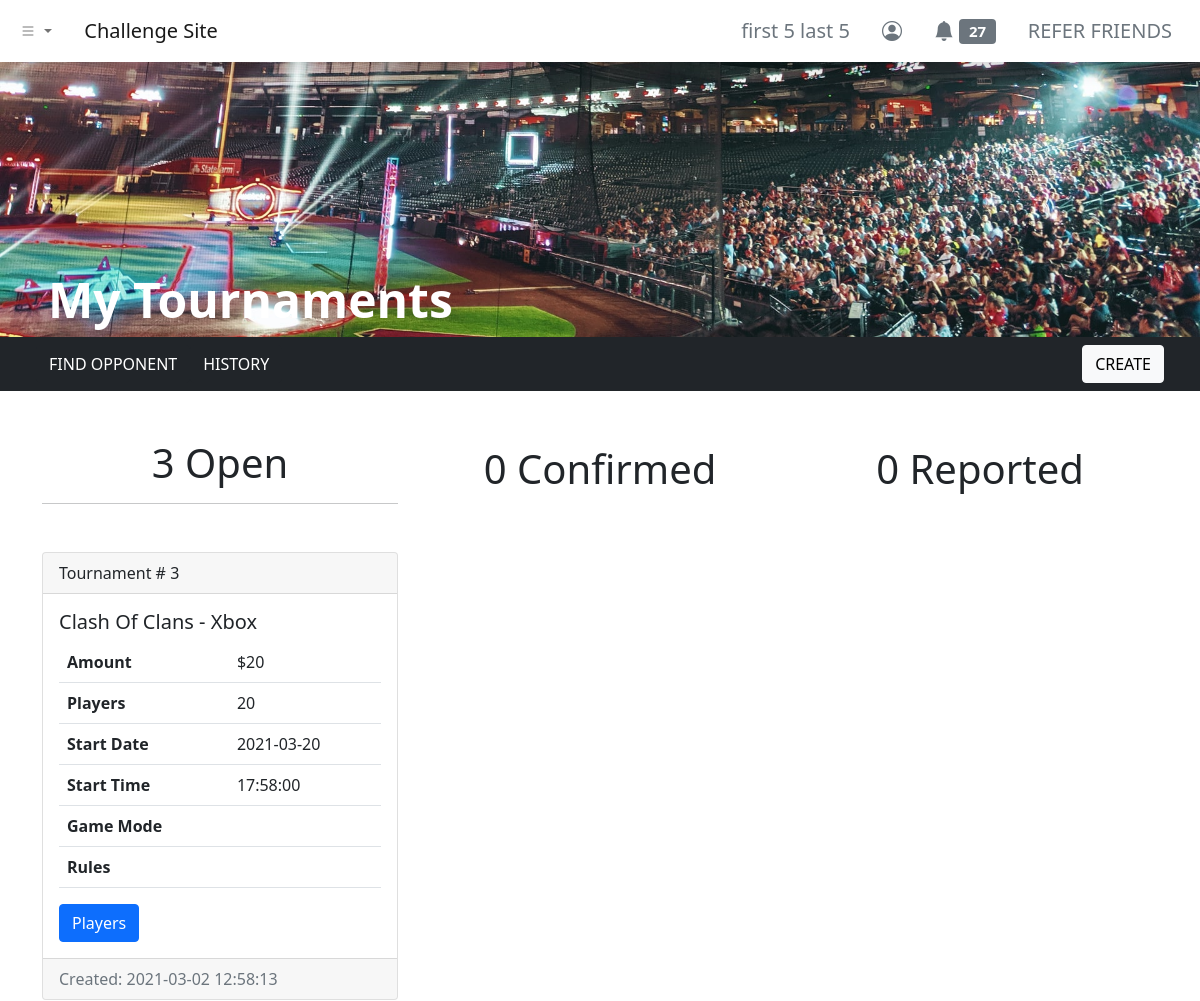
Before: /dashboard/tournaments/index.php (signed in, upper part) with the older database file.
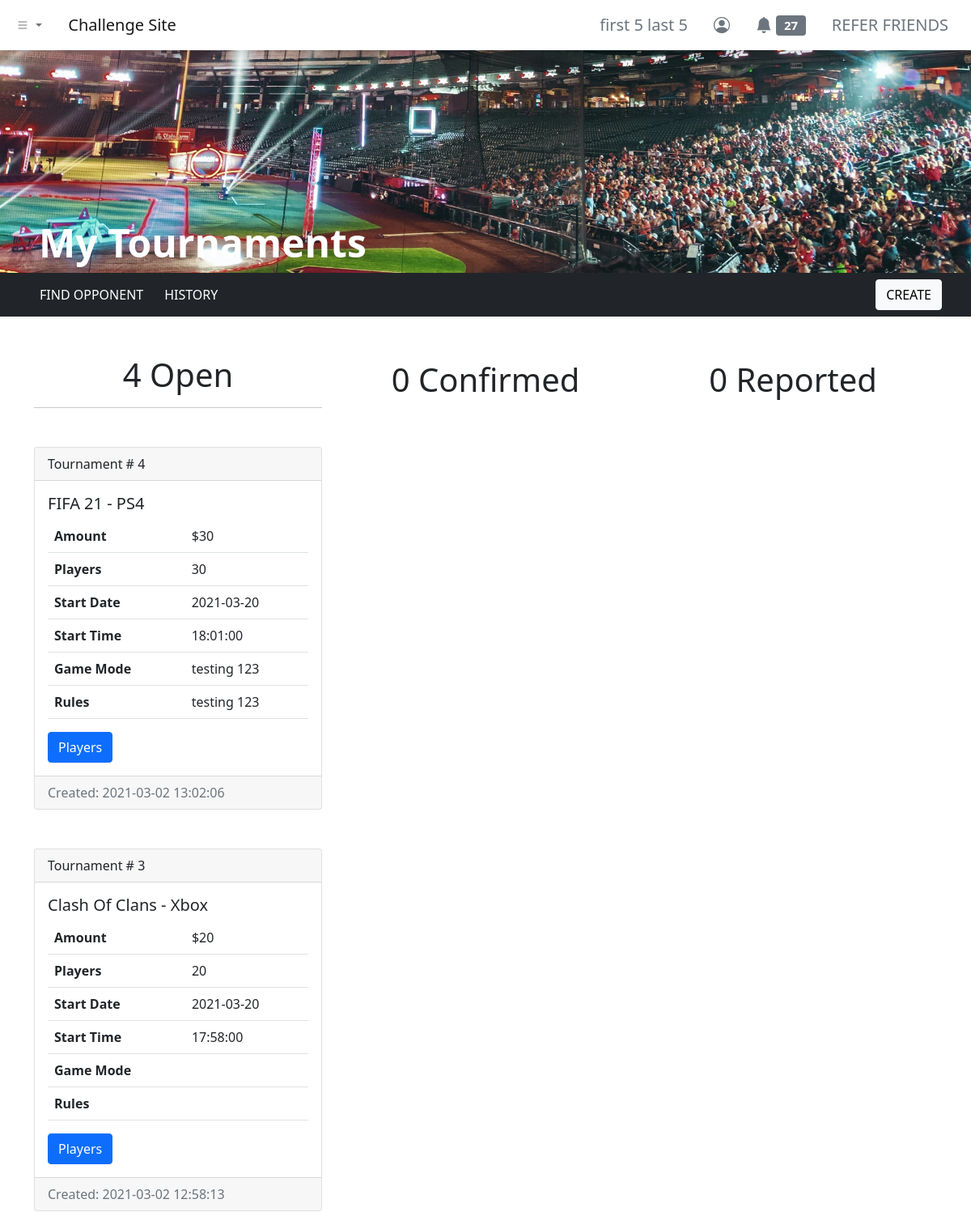
After: the same page with the newer database file.
### tables this page shows
CREATE TABLE `users` (
  `id` int(11) NOT NULL,
  `username` varchar(255) NOT NULL,
  `first_name` varchar(255) NOT NULL,
  `last_name` varchar(255) NOT NULL,
  `email` varchar(255) NOT NULL,
  `user_password` varchar(255) NOT NULL,
  `balance` decimal(65,30) UNSIGNED NOT NULL DEFAULT 0.000000000000000000000000000000,
  `skill_points` int(11) NOT NULL
);

CREATE TABLE `tournaments_log` (
  `tournament_id` int(11) NOT NULL,
  `tournament_by` int(11) NOT NULL,
  `game` varchar(255) NOT NULL,
  `console` varchar(255) NOT NULL,
  `amount` int(11) NOT NULL,
  `players` int(11) NOT NULL,
  `start_date` date DEFAULT NULL,
  `start_time` time DEFAULT NULL,
  `game_mode` varchar(255) NOT NULL,
  `rules` text NOT NULL,
  `status` varchar(255) NOT NULL DEFAULT 'open',
  `created_timestamp` timestamp NOT NULL DEFAULT current_timestamp()
);

### dashboard/tournaments/index.php (the view, shortened to what the changed rows need)
<?php include '../../header.php'; ?>
<link rel="stylesheet" href="./index.css">
<div class="hero d-flex align-items-end">
    <h1 class="ms-5 text-white display-5 fw-bold">My Tournaments</h1>
</div>
<div class="container my-5">
    <div class="row">
        <div class="col">
            <h2 class="text-center fs-1">
                <?php
                include_once '../../php-apis/db-config.php';
                $user_id = $_SESSION['id'];
                $sql = "SELECT COUNT(*) AS open_count FROM tournaments_log WHERE tournament_by = $user_id AND status = 'open'";
                $result = mysqli_query($conn, $sql);
                if (mysqli_num_rows($result) > 0) {
                    while ($row = mysqli_fetch_assoc($result)) {
                        echo $row['open_count'];
                    }
                } else {
                    echo '0';
                }
                ?>
                Open
            </h2>
            <hr />
            <?php
            $sql4 = "SELECT * FROM tournaments_log WHERE tournament_by = $user_id AND status = 'open' ORDER BY created_timestamp DESC";
            $result4 = mysqli_query($conn, $sql4);
            if (mysqli_num_rows($result4) > 0) {
                while ($row4 = mysqli_fetch_assoc($result4)) {
            ?>
                    <div class="card my-5">
                        <div class="card-header">
                            Tournament # <?php echo $row4['tournament_id']; ?>
                        </div>
                        <div class="card-body">
                            <h5 class="card-title">
                                <?php echo (($row4['game'] === 'fifa_21') ? (strtoupper(str_replace("_", " ", $row4['game']))) : (ucwords(str_replace("_", " ", $row4['game'])))) . ' - ' . (($row4['console'] === 'ps4' || $row4['console'] === 'pc') ? (strtoupper($row4['console'])) : (ucwords($row4['console']))); ?>
                            </h5>
                            <table class="table">
                                <tbody>
                                    <tr>
                                        <th scope="row">Amount</th>
                                        <td><?php echo '$' . $row4['amount']; ?></td>
                                    </tr>
                                    <tr>
                                        <th scope="row">Players</th>
                                        <td><?php echo $row4['players']; ?></td>
                                    </tr>
                                    <tr>
                                        <th scope="row">Start Date</th>
                                        <td><?php echo $row4['start_date'] ?></td>
                                    </tr>
                                    <tr>
                                        <th scope="row">Start Time</th>
                                        <td><?php echo $row4['start_time']; ?></td>
                                    </tr>
                                    <tr>
                                        <th scope="row">Game Mode</th>
                                        <td><?php echo $row4['game_mode']; ?></td>
                                    </tr>
                                    <tr>
                                        <th scope="row">Rules</th>
                                        <td><?php echo $row4['rules']; ?></td>
                                    </tr>
                                </tbody>
                            </table>
                            <button type="button" class="btn btn-primary" data-bs-toggle="modal" data-bs-target="#tourney-players-modal" data-bs-tourneyId="<?php echo $row4['tournament_id']; ?>">
                                Players
                            </button>
                        </div>
                        <div class="card-footer text-muted">
                            Created: <?php echo $row4['created_timestamp']; ?>
                        </div>
                    </div>
                <?php } ?>
            <?php } else { ?>
                <h3 class="text-center text-danger">No Open Tournaments</h3>
            <?php } ?>
        </div>
        <div class="col">
            <p class="fs-1 text-center">
                <?php
                $sql2 = "SELECT COUNT(*) AS confirmed_count FROM tournaments_log WHERE tournament_by = $user_id AND status = 'confirmed'";
                $result2 = mysqli_query($conn, $sql2);
                if (mysqli_num_rows($result2) > 0) {
                    while ($row2 = mysqli_fetch_assoc($result2)) {
                        echo $row2['confirmed_count'];
                    }
                } else {
                    echo '0';
                }
                ?>
                Confirmed
            </p>
        </div>
        <div class="col">
            <p class="fs-1 text-center">
                <?php
                $sql3 = "SELECT COUNT(*) AS reported_count FROM tournaments_log WHERE tournament_by = $user_id AND status = 'reported'";
                $result3 = mysqli_query($conn, $sql3);
                if (mysqli_num_rows($result3) > 0) {
                    while ($row3 = mysqli_fetch_assoc($result3)) {
                        echo $row3['reported_count'];
                    }
                } else {
                    echo '0';
                }
                ?>
                Reported
            </p>
        </div>
    </div>
</div>
<?php include '../../footer.php'; ?>

### header.php (shortened to what the changed rows need)
<?php
function urlPrefix()
{
    if (basename(getcwd()) === basename(__DIR__)) {
        return './';
    } elseif (basename(dirname(getcwd())) === basename(__DIR__)) {
        return '../';
    } elseif (basename(dirname(dirname(getcwd()))) === basename(__DIR__)) {
        return '../../';
    } elseif (basename(dirname(dirname(dirname(getcwd())))) === basename(__DIR__)) {
        return '../../../';
    } else {
        return './';
    }
}
?>
<!DOCTYPE html>
<html lang="en">
<head>
    <link href="https://cdn.jsdelivr.net/npm/bootstrap@5.0.0-beta2/dist/css/bootstrap.min.css" rel="stylesheet">
    <link rel="stylesheet" href="https://cdn.jsdelivr.net/npm/bootstrap-icons@1.3.0/font/bootstrap-icons.css">
</head>
<body>
    <nav class="navbar navbar-expand-sm navbar-light bg-white shadow">
        <div class="container-fluid">
            <div class="collapse navbar-collapse" id="navbarNavDropdown">
                <ul class="navbar-nav ms-auto">
                    <?php if (isset($_SESSION['id'])) { ?>
                        <li class="nav-item">
                            <a class="btn btn-lg btn-outline-secondary border-0" aria-current="page" href="<?php echo urlPrefix() . 'dashboard/profile/'; ?>">
                                <?php
                                include_once urlPrefix() . 'php-apis/db-config.php';
                                $user_id = $_SESSION['id'];
                                $sql = "SELECT * FROM users WHERE id=$user_id";
                                $result = mysqli_query($conn, $sql);
                                if (mysqli_num_rows($result) > 0) {
                                    while ($row = mysqli_fetch_assoc($result)) {
                                        echo $row['first_name'] . ' ' . $row['last_name'];
                                    }
                                } else {
                                    header("Location: " . urlPrefix() . "php-apis/logout.php");
                                    die();
                                }
                                ?>
                            </a>
                        </li>
                        <li class="nav-item">
                            <a class="btn btn-lg btn-outline-secondary border-0" aria-current="page" href="<?php echo urlPrefix() . 'dashboard/notifications/'; ?>">
                                <i class="bi bi-bell-fill"></i>
                                <span class="badge bg-secondary">
                                    <?php
                                    $sql2 = "SELECT COUNT(*) AS unread_notifs FROM notifications WHERE notif_for = $user_id AND notif_status = 'unread'";
                                    $result2 = mysqli_query($conn, $sql2);
                                    if (mysqli_num_rows($result2) > 0) {
                                        while ($row2 = mysqli_fetch_assoc($result2)) {
                                            echo $row2['unread_notifs'];
                                        }
                                    } else {
                                        echo "0";
                                    }
                                    ?>
                                </span>
                            </a>
                        </li>
                    <?php } else { ?>
                        <li class="nav-item">
                            <a class="btn btn-lg btn-outline-secondary border-0" aria-current="page" href="<?php echo urlPrefix() . 'login/'; ?>">ENTER</a>
                        </li>
                    <?php } ?>
                </ul>
            </div>
        </div>
    </nav>

Changed rows visible on the page:
added tournaments_log: tournament_id "4", game "FIFA 21", console "PS4", amount "30", players "30", start_date "2021-03-20", start_time "18:01:00", game_mode "testing 123", rules "testing 123", created_timestamp "2021-03-02 13:02:06"
Other visible differences:
new list line: "4"
list line gone: "3"
